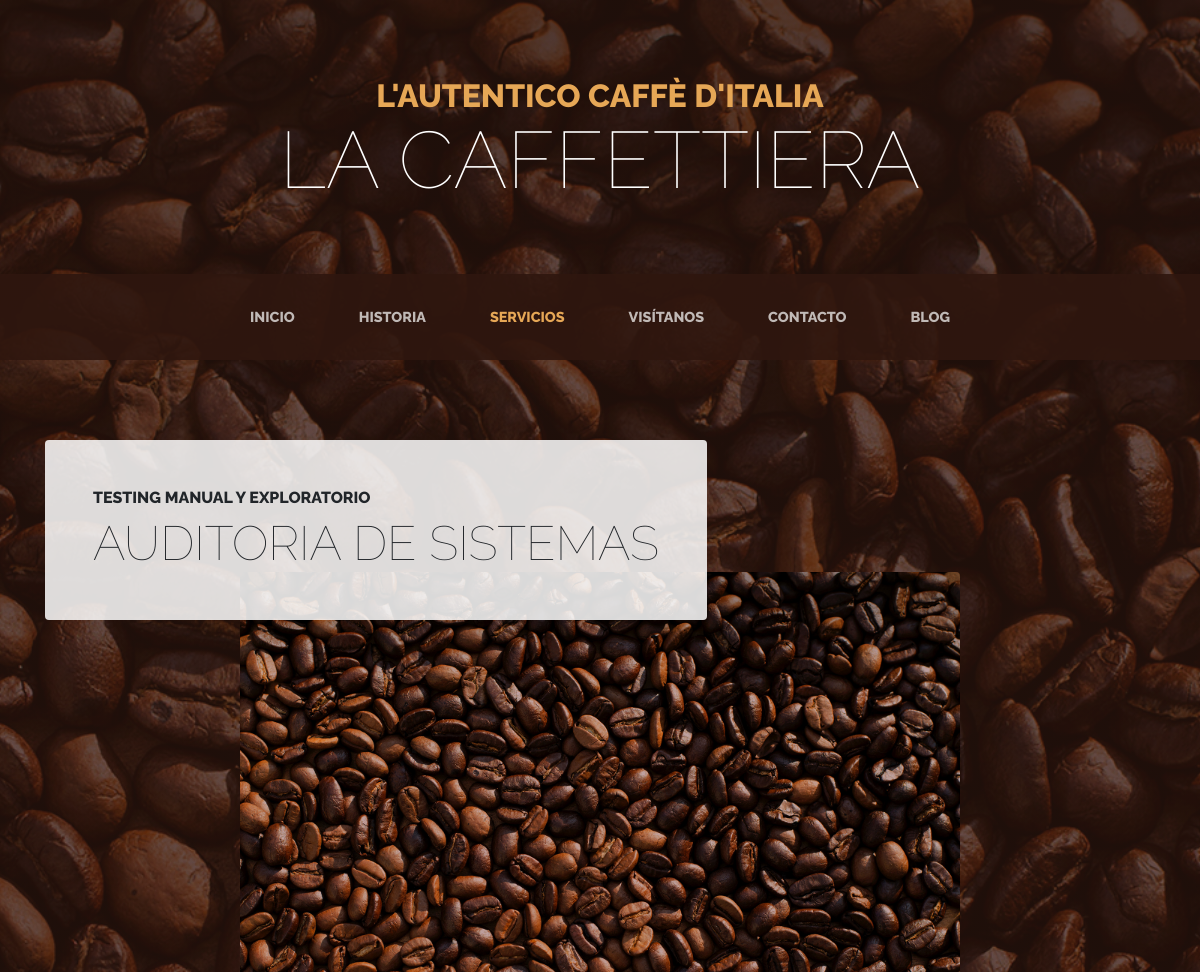
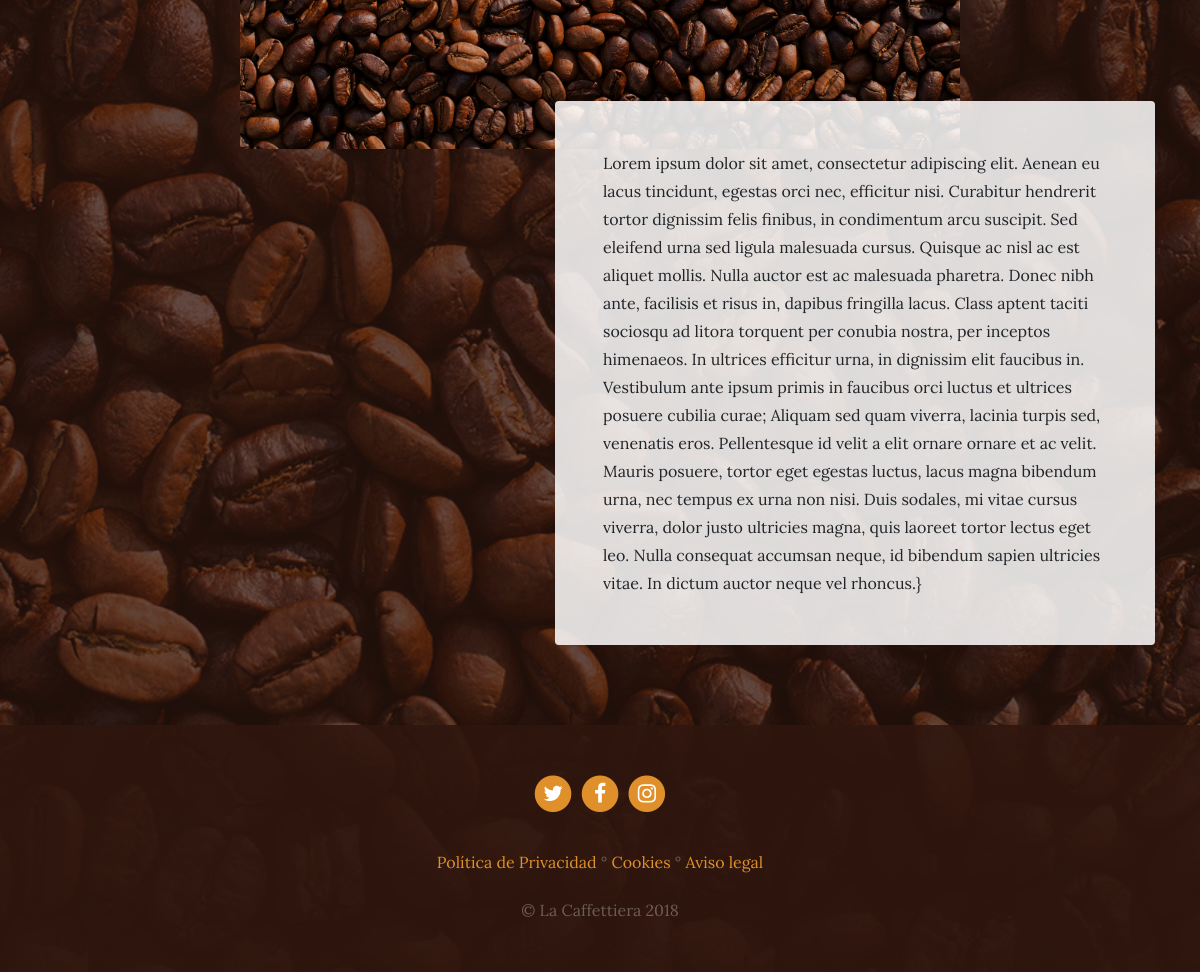
Page /services/ on the committed database (2 pictures, top to bottom).
### services/models.py (models this page shows, shortened)
class Service(models.Model):
    title = models.CharField(max_length=200,verbose_name="Titulo")
    subtitle = models.CharField(max_length=200,verbose_name="Subtitulo")
    content = models.TextField(verbose_name="Contenido")
    image = models.ImageField(verbose_name="Imagen", upload_to="services")
    created = models.DateTimeField(auto_now_add=True, verbose_name="Fecha de creación")
    updated = models.DateTimeField(auto_now=True, verbose_name="Fecha de Edición")
    class Meta:
        verbose_name = "servicio"
        verbose_name_plural = "servicios"
        ordering = ['-created']

### pages/models.py (models this page shows, shortened)
class Page(models.Model):
    title = models.CharField(verbose_name="Titulo", max_length=200)
    content = RichTextField(verbose_name="Contenido")
    order = models.SmallIntegerField(verbose_name="Orden", default=0)
    created = models.DateTimeField(auto_now_add=True, verbose_name="Fecha de creación")
    updated = models.DateTimeField(auto_now=True, verbose_name="Fecha de Edición")
    class Meta:
        verbose_name = ("pagina")
        verbose_name_plural = ("paginas")
        ordering = ["order","title"]

### services/views.py (the view)
# urls.py: path('', views.services, name="services"),
def services(request):
    services = Service.objects.all()
    return render(request, "services/services.html", {'services': services})

### pages/templatetags/pages_extras.py (called while the page is built)
@register.simple_tag
def get_page_list():
    pages = Page.objects.all()
    return pages

### social/processors.py (called while the page is built)
def context_dict(request):
    context = {}
    links = Link.objects.all()
    for link in links:
        context[link.key] = link.url
    return context

### services/templates/services/services.html (shortened to what this page needs)
{% extends 'core/base.html' %}
{% load static %}
{% block content %}
  {% for service in services reversed %}
  <section class="page-section">
    <div class="container">
      <div class="product-item">
        <div class="product-item-title d-flex">
          <div class="bg-faded p-5 d-flex mr-auto rounded">
            <h2 class="section-heading mb-0">
              <span class="section-heading-upper">{{ service.subtitle }}</span>
              <span class="section-heading-lower">{{ service.title }}</span>
            </h2>
          </div>
        </div>
        <img class="product-item-img mx-auto d-flex rounded img-fluid mb-3 mb-lg-0" src="{{service.image.url}}" alt="">
        <div class="product-item-description d-flex ml-auto">
          <div class="bg-faded p-5 rounded">
            <p class="mb-0">{{service.content}}}</p>
          </div>
        </div>
      </div>
    </div>
  </section>
  {% endfor %}
{% endblock %}

### core/templates/core/base.html (shortened to what this page needs)
<!DOCTYPE html>
<html lang="es">
  <head>
    {% load static %}
    <link href="{% static 'core/vendor/bootstrap/css/bootstrap.min.css' %}" rel="stylesheet">
    <link href="{% static 'core/vendor/font-awesome/css/font-awesome.min.css' %}" rel="stylesheet" type="text/css">
    <link href="{% static 'core/css/business-casual.css' %}" rel="stylesheet">
  </head>
  <body>
    <h1 class="site-heading text-center text-white d-none d-lg-block">
      <span class="site-heading-upper text-primary mb-3">L'autentico caffè d'italia</span>
      <span class="site-heading-lower">La Caffettiera</span>
    </h1>
    <nav class="navbar navbar-expand-lg navbar-dark py-lg-4" id="mainNav">
      <div class="container">
        <div class="collapse navbar-collapse" id="navbarResponsive">
          <ul class="navbar-nav mx-auto">
            <li class="nav-item px-lg-4 {% if request.path == '/' %}active{% endif %}">
              <a class="nav-link text-uppercase text-expanded" href="{% url 'home' %}">Inicio</a>
            </li>
            <li class="nav-item px-lg-4 {% if request.path == '/about/' %}active{% endif %}">
              <a class="nav-link text-uppercase text-expanded" href="{% url 'about' %}">Historia</a>
            </li>
            <li class="nav-item px-lg-4 {% if request.path == '/services/' %}active{% endif %}">
              <a class="nav-link text-uppercase text-expanded" href="{% url 'services' %}">Servicios</a>
            </li>
            <li class="nav-item px-lg-4 {% if request.path == '/store/' %}active{% endif %}">
              <a class="nav-link text-uppercase text-expanded" href="{% url 'store' %}">Visítanos</a>
            </li>
            <li class="nav-item px-lg-4 {% if request.path == '/contact/' %}active{% endif %}">
              <a class="nav-link text-uppercase text-expanded" href="{% url 'contact' %}">Contacto</a>
            </li>
            <li class="nav-item px-lg-4 {% if request.path|slice:":6" == '/blog/' %}active{% endif %}">
              <a class="nav-link text-uppercase text-expanded" href="{% url 'blog' %}">Blog</a>
            </li>
          </ul>
        </div>
      </div>
    </nav>
    {% block content %}{% endblock %}
    <footer class="footer text-faded text-center py-5">
      <div class="container">
        <p class="m-0">
          {% if LINK_TWITTER %}
	        <a href="{{LINK_TWITTER}}" class="link">
	          <span class="fa-stack fa-lg">
	            <i class="fa fa-circle fa-stack-2x"></i>
	            <i class="fa fa-twitter fa-stack-1x fa-inverse"></i>
	          </span>
	        </a>
          {% endif %}
          {% if LINK_FACEBOOK %}
	        <a href="{{LINK_FACEBOOK}}" class="link">
	          <span class="fa-stack fa-lg">
	            <i class="fa fa-circle fa-stack-2x"></i>
	            <i class="fa fa-facebook fa-stack-1x fa-inverse"></i>
	          </span>
	        </a>
          {% endif %}
          {% if LINK_INSTAGRAM %}
	        <a href="{{LINK_INSTAGRAM}}" class="link">
	          <span class="fa-stack fa-lg">
	            <i class="fa fa-circle fa-stack-2x"></i>
	            <i class="fa fa-instagram fa-stack-1x fa-inverse"></i>
	          </span>
	        </a>
          {% endif %}
	    </p>
        <p class="m-0 mbt">
          {% load pages_extras %}
          {% get_page_list as page_list %}
          {% for page in page_list %}
            <a href="{% url 'page' page.id %}" class="link">{{page.title}}</a> {% if not forloop.last %}°{% endif %}
          {% endfor %}
		    </p>
        <p class="m-0 mbt1">&copy; La Caffettiera 2018</p>
      </div>
    </footer>
  </body>
</html>

### core/static/core/css/business-casual.css (style rules this page uses)
body { font-family: 'Lora'; background: linear-gradient(rgba(47, 23, 15, 0.65), rgba(47, 23, 15, 0.65)), url("../img/bg.jpg"); background-attachment: fixed; background-position: center; background-size: cover; }
h1, h2, h3, h4, h5, h6 { font-family: 'Raleway'; }
p { line-height: 1.75; }
.text-faded { color: rgba(255, 255, 255, 0.3); }
.site-heading { margin-top: 5rem; margin-bottom: 5rem; text-transform: uppercase; line-height: 1; font-family: 'Raleway'; }
.site-heading .site-heading-upper { display: block; font-size: 2rem; font-weight: 800; }
.site-heading .site-heading-lower { font-size: 5rem; font-weight: 100; line-height: 4rem; }
.page-section { margin-top: 5rem; margin-bottom: 5rem; }
.section-heading { text-transform: uppercase; }
.section-heading .section-heading-upper { display: block; font-size: 1rem; font-weight: 800; padding-bottom:.5rem; }
.section-heading .section-heading-lower { display: block; font-size: 3rem; font-weight: 100; }
.bg-faded { background-color: rgba(255, 255, 255, 0.85); }
#mainNav { background-color: rgba(47, 23, 15, 0.9); font-family: 'Raleway'; }
#mainNav .navbar-nav .nav-item .nav-link { color: rgba(255, 255, 255, 0.7); font-weight: 800; }
#mainNav .navbar-nav .nav-item.active .nav-link { color: #e6a756; }
@media (min-width: 992px) { #mainNav .navbar-nav .nav-item .nav-link { font-size: 0.9rem; } }
@media (min-width: 992px) { .product-item .product-item-title { position: relative; z-index: 1; margin-bottom: -3rem; } }
@media (min-width: 992px) { .product-item .product-item-img { position: relative; z-index: 0; max-width: 60vw; } }
@media (min-width: 992px) { .product-item .product-item-description { position: relative; z-index: 1; margin-top: -3rem; max-width: 50vw; } }
.footer { background-color: rgba(47, 23, 15, 0.9); }
.text-primary { color: #e6a756 !important; }
.mbt { padding-top: 2rem; }
.mbt1 { padding-top: 1.25rem; }
a.link { color: #df902a; }

### rows in the picture
Service: subtitle "TESTING MANUAL Y EXPLORATORIO", title "AUDITORIA DE SISTEMAS", image (picture), content "Lorem ipsum dolor sit amet, consectetur adipiscing elit. Aenean eu lacus tincidunt, egestas orci nec, efficitur nisi. Curabitur hendrerit tortor dignissim felis finibus, in condimentum arcu suscipit. Sed eleifend urna sed ligula malesuada cursus. Quisque ac nisl ac est aliquet mollis. Nulla auctor est ac malesuada pharetra. Donec nibh ante, facilisis et risus in, dapibus fringilla lacus. Class aptent taciti sociosqu ad litora torquent per conubia nostra, per inceptos himenaeos. In ultrices efficitur urna, in dignissim elit faucibus in. Vestibulum ante ipsum primis in faucibus orci luctus et ultrices posuere cubilia curae; Aliquam sed quam viverra, lacinia turpis sed, venenatis eros.…"
Page: title "Política de Privacidad"
Page: title "Cookies"
Page: title "Aviso legal"
